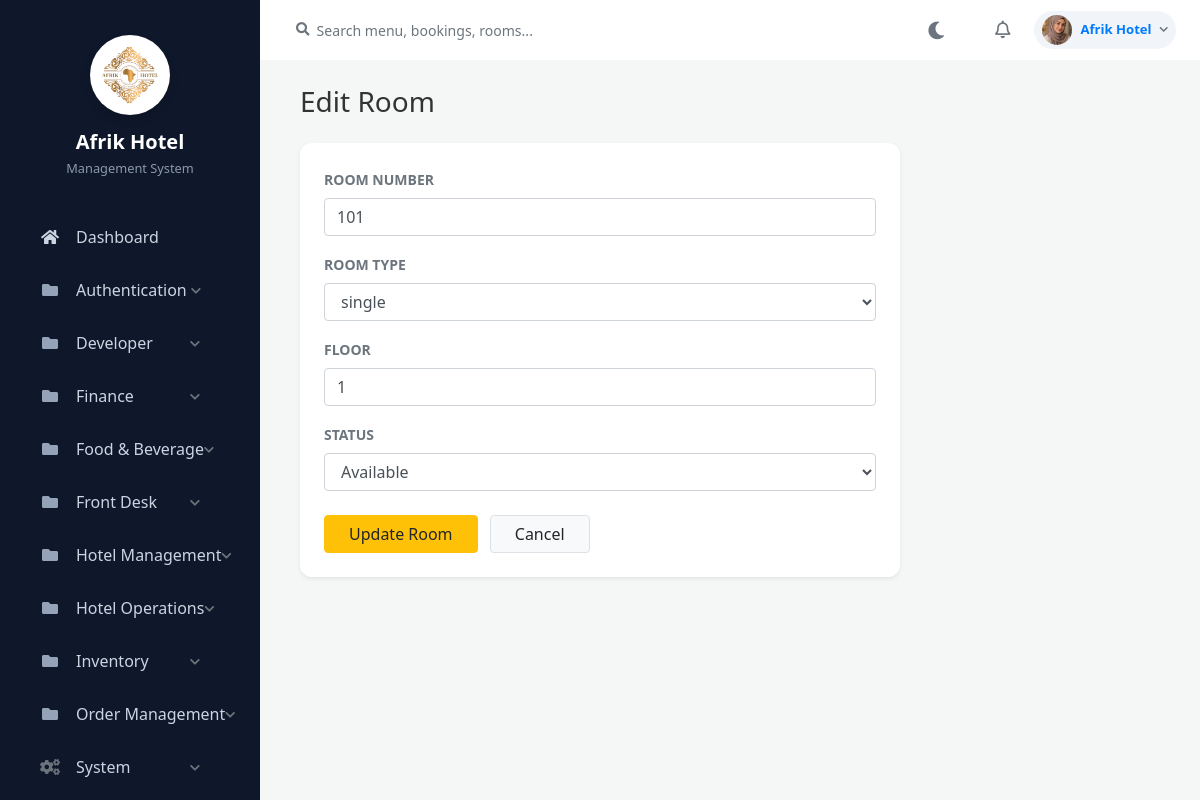
The page /admin/rooms/edit-room.php?id=1 (signed in) on the database its author committed.
### tables this page shows
CREATE TABLE `settings` (
  `id` int(11) NOT NULL,
  `hotel_name` varchar(255) NOT NULL,
  `hotel_email` varchar(255) NOT NULL,
  `hotel_phone` varchar(50) NOT NULL,
  `hotel_address` text NOT NULL,
  `updated_at` timestamp NOT NULL DEFAULT current_timestamp() ON UPDATE current_timestamp(),
  `hotel_logo` varchar(255) DEFAULT NULL
);

CREATE TABLE `system_pages` (
  `id` int(11) NOT NULL,
  `page_name` varchar(100) NOT NULL,
  `url` varchar(255) NOT NULL,
  `category` varchar(100) NOT NULL,
  `icon_class` varchar(100) NOT NULL,
  `page_type` varchar(50) DEFAULT 'Sidebar',
  `created_at` timestamp NOT NULL DEFAULT current_timestamp()
);

CREATE TABLE `rooms` (
  `id` int(11) NOT NULL,
  `room_number` varchar(10) DEFAULT NULL,
  `room_type_id` int(11) DEFAULT NULL,
  `floor` int(11) DEFAULT NULL,
  `status` enum('Available','Occupied','Reserved','Maintenance') DEFAULT 'Available',
  `image` varchar(255) DEFAULT NULL
);

CREATE TABLE `room_types` (
  `id` int(11) NOT NULL,
  `type_name` varchar(200) DEFAULT NULL,
  `price_per_night` decimal(10,2) DEFAULT NULL,
  `description` text DEFAULT NULL
);

### includes/auth_check.php (called while the page is built, shortened)
<?php
$scriptDir = dirname($_SERVER['SCRIPT_FILENAME']);
$basePath = '';
while (!file_exists($scriptDir . '/config/database.php') && strlen($scriptDir) > 3) {
    $basePath .= '../';
    $scriptDir = dirname($scriptDir);
}
?>

### admin/rooms/edit-room.php (the view, shortened to what this page needs)
<?php
require_once '../../includes/auth_check.php';
require_once '../../config/database.php';
$id = $_GET['id'];
$stmt = $conn->prepare("SELECT * FROM rooms WHERE id = ?");
$stmt->bind_param("i", $id);
$stmt->execute();
$room = $stmt->get_result()->fetch_assoc();
$types = $conn->query("SELECT id, type_name FROM room_types");
include '../../includes/header.php';
include '../../includes/sidebar.php';
include '../../includes/navbar.php';
?>
<div class="container-fluid">
    <h1 class="h3 mb-4 text-gray-800">Edit Room</h1>
    <div class="card shadow-sm border-0" style="max-width: 600px; border-radius: 12px;">
        <div class="card-body p-4">
            <form method="POST" action="">
                <div class="form-group">
                    <label class="font-weight-bold text-muted small text-uppercase">Room Number</label>
                    <input type="text" name="room_number" class="form-control" value="<?php echo htmlspecialchars($room['room_number']); ?>" required>
                </div>
                <div class="form-group">
                    <label class="font-weight-bold text-muted small text-uppercase">Room Type</label>
                    <select name="room_type_id" class="form-control" required>
                        <?php while($t = $types->fetch_assoc()): ?>
                            <option value="<?php echo $t['id']; ?>" <?php if($room['room_type_id'] == $t['id']) echo 'selected'; ?>>
                                <?php echo htmlspecialchars($t['type_name']); ?>
                            </option>
                        <?php endwhile; ?>
                    </select>
                </div>
                <div class="form-group">
                    <label class="font-weight-bold text-muted small text-uppercase">Floor</label>
                    <input type="number" name="floor" class="form-control" value="<?php echo htmlspecialchars($room['floor']); ?>" required>
                </div>
                <div class="form-group">
                    <label class="font-weight-bold text-muted small text-uppercase">Status</label>
                    <select name="status" class="form-control">
                        <option value="Available" <?php if($room['status'] == 'Available') echo 'selected'; ?>>Available</option>
                    </select>
                </div>
                <div class="mt-4">
                    <button type="submit" class="btn btn-warning px-4">Update Room</button>
                    <a href="rooms.php" class="btn btn-light border px-4 ml-2">Cancel</a>
                </div>
            </form>
        </div>
    </div>
</div>
<?php include '../../includes/footer.php'; ?>

### includes/sidebar.php (shortened to what this page needs)
<nav id="sidebar">
    <?php
    $sidebar_settings = [];
    if (isset($conn)) {
        $set_query = $conn->query("SELECT hotel_name, hotel_logo FROM settings WHERE id = 1");
        if ($set_query && $set_query->num_rows > 0) {
            $sidebar_settings = $set_query->fetch_assoc();
        }
    }
    $hotel_title = !empty($sidebar_settings['hotel_name']) ? htmlspecialchars($sidebar_settings['hotel_name']) : 'Afrik Hotel';
    $hotel_logo = !empty($sidebar_settings['hotel_logo']) ? htmlspecialchars($sidebar_settings['hotel_logo']) : '';
    ?>
    <div class="sidebar-header" style="flex-direction: column; text-align: center; padding-top: 35px; padding-bottom: 25px;">
        <?php if ($hotel_logo): ?>
            <img src="<?php echo $basePath; ?>assets/images/<?php echo $hotel_logo; ?>" alt="Logo" style="width: 80px; height: 80px; object-fit: cover; margin-bottom: 15px; margin-right: 0; background: #fff; border-radius: 50%; padding: 4px; box-shadow: 0 4px 10px rgba(0,0,0,0.15);">
        <?php endif; ?>
        <div>
            <div style="font-size: 1.25rem; line-height: 1.2; font-weight: 700; color: #fff;"><?php echo $hotel_title; ?></div>
            <div style="font-size: 0.8rem; font-weight: normal; color: #8a99af; margin-top: 5px;">Management System</div>
        </div>
    </div>
    <?php
    $current_page = basename($_SERVER['PHP_SELF']);
    $menu_structure = [];
    if (isset($conn)) {
        $pages_query = $conn->query("SELECT * FROM system_pages ORDER BY category ASC, id ASC");
        while($row = $pages_query->fetch_assoc()) {
            if (hasPermission($row['url'])) {
                if ($row['category'] === 'Finance' && (stripos($row['page_name'], 'report') !== false || stripos($row['url'], 'report') !== false)) {
                    $menu_structure['Reports'][] = $row;
                } else {
                    $menu_structure[$row['category']][] = $row;
                }
            }
        }
        $ordered_menu = [];
        if (isset($menu_structure['Main'])) {
            $ordered_menu['Main'] = $menu_structure['Main'];
            unset($menu_structure['Main']);
        }
        $system_pages = isset($menu_structure['System']) ? $menu_structure['System'] : null;
        unset($menu_structure['System']);
        $reports_pages = isset($menu_structure['Reports']) ? $menu_structure['Reports'] : null;
        unset($menu_structure['Reports']);
        foreach ($menu_structure as $cat => $pages) {
            $ordered_menu[$cat] = $pages;
        }
        if ($system_pages) {
            $ordered_menu['System'] = $system_pages;
        }
        if ($reports_pages) {
            $ordered_menu['Reports'] = $reports_pages;
        }
        $menu_structure = $ordered_menu;
    }
    ?>
    <ul class="list-unstyled components">
        <?php foreach($menu_structure as $category => $cat_pages): ?>
            <?php if ($category === 'Main'): ?>
                <?php foreach($cat_pages as $page): ?>
                    <li class="<?php echo ($current_page == basename($page['url'])) ? 'active' : ''; ?>">
                        <a href="<?php echo $basePath . $page['url']; ?>" class="d-flex align-items-center">
                            <i class="<?php echo htmlspecialchars($page['icon_class']); ?> mr-3" style="width: 20px; text-align: center;"></i>
                            <span style="white-space: nowrap;"><?php echo htmlspecialchars($page['page_name']); ?></span>
                        </a>
                    </li>
                <?php endforeach; ?>
            <?php else: ?>
                <?php $cat_id = md5($category); ?>
                <li>
                    <a href="#cat-<?php echo $cat_id; ?>" data-toggle="collapse" aria-expanded="false" class="d-flex justify-content-between align-items-center">
                        <div class="d-flex align-items-center">
                            <?php if ($category === 'Reports'): ?>
                                <i class="fas fa-chart-bar text-muted mr-3" style="width: 20px; text-align: center;"></i>
                            <?php elseif ($category === 'System'): ?>
                                <i class="fas fa-cogs text-muted mr-3" style="width: 20px; text-align: center;"></i>
                            <?php else: ?>
                                <i class="fas fa-folder text-muted mr-3" style="width: 20px; text-align: center;"></i>
                            <?php endif; ?>
                            <span style="white-space: nowrap;"><?php echo htmlspecialchars($category); ?></span>
                        </div>
                        <i class="fas fa-chevron-down text-muted" style="font-size: 0.7rem;"></i>
                    </a>
                </li>
            <?php endif; ?>
        <?php endforeach; ?>
    </ul>
</nav>

### includes/navbar.php (shortened to what this page needs)
<?php
$nav_username = htmlspecialchars($_SESSION['admin_username'] ?? 'Admin');
$nav_avatar = 'https://ui-avatars.com/api/?name=' . urlencode($nav_username) . '&background=10b981&color=fff';
if (isset($_SESSION['admin_id']) && isset($conn)) {
    $admin_id = intval($_SESSION['admin_id']);
    $pic_query = $conn->query("SELECT profile_picture FROM admin WHERE id = $admin_id");
    if ($pic_query && $pic_query->num_rows > 0) {
        $pic_data = $pic_query->fetch_assoc();
        if (!empty($pic_data['profile_picture'])) {
            $base = isset($basePath) ? $basePath : '../';
            $nav_avatar = $base . 'assets/images/' . htmlspecialchars($pic_data['profile_picture']);
        }
    }
}
?>
<div id="content">
    <div class="top-navbar px-4 py-2 d-flex align-items-center justify-content-between" style="background: var(--card-bg, #ffffff); border-bottom: 1px solid var(--border-color); position: sticky; top: 0; z-index: 999; transition: background 0.3s ease;">
        <div class="d-flex align-items-center flex-grow-1">
            <div class="input-group" style="max-width: 350px;">
                <div class="input-group-prepend">
                    <span class="input-group-text bg-transparent border-0 pr-1">
                        <i class="fas fa-search text-muted" style="font-size: 0.85rem;"></i>
                    </span>
                </div>
                <input type="text" class="form-control bg-transparent border-0 shadow-none px-1" placeholder="Search menu, bookings, rooms..." style="color: var(--text-main); font-size: 0.88rem;">
            </div>
        </div>
        <div class="d-flex align-items-center">
            <button type="button" id="darkModeToggle" class="btn btn-link text-muted p-2 mr-2" style="font-size: 1.1rem; text-decoration: none;">
                <i class="fas fa-moon" id="themeIcon"></i>
            </button>
            <div class="dropdown mx-2">
                <a href="#" class="text-muted position-relative d-inline-flex align-items-center p-2" id="notificationDropdown" data-toggle="dropdown" aria-haspopup="true" aria-expanded="false" style="font-size: 1.1rem;">
                    <i class="far fa-bell"></i>
                </a>
            </div>
            <div class="dropdown ml-2">
                <a href="#" class="d-flex align-items-center text-decoration-none py-1 px-2 rounded-pill" id="profileDropdown" data-toggle="dropdown" aria-haspopup="true" aria-expanded="false" style="background: var(--body-bg, #f1f5f9); border: 1px solid var(--border-color);">
                    <img src="<?php echo $nav_avatar; ?>" class="rounded-circle mr-2" style="width: 30px; height: 30px; object-fit: cover;" alt="User">
                    <span class="font-weight-bold mr-2 d-none d-sm-inline" style="font-size: 0.82rem; color: var(--text-main);"><?php echo $nav_username; ?></span>
                    <i class="fas fa-chevron-down text-muted" style="font-size: 0.6rem;"></i>
                </a>
            </div>
        </div>
    </div>
    <div class="content-wrapper">

### assets/css/style.css (style rules this page uses)
body { background-color: #f4f7f6; font-family: 'Segoe UI', Tahoma, Geneva, Verdana, sans-serif; color: #333; margin: 0; padding: 0; height: 100vh; overflow: hidden !important; }
#sidebar { width: 260px; min-width: 260px; background: #1c2434; height: 100vh; color: #8a99af; transition: all 0.3s; display: flex; flex-direction: column; overflow-y: auto; flex-shrink: 0; }
#sidebar .sidebar-header { padding: 25px 20px; font-size: 1.25rem; font-weight: 600; color: #fff; display: flex; align-items: center; }
#sidebar ul.components { padding: 10px 15px; flex-grow: 1; }
#sidebar ul li { margin-bottom: 5px; }
#sidebar ul li a { padding: 12px 20px; font-size: 1rem; display: block; color: #8a99af; text-decoration: none; border-radius: 8px; transition: all 0.2s ease-in-out; }
#sidebar ul li a i { margin-right: 15px; width: 20px; text-align: center; }
#content { flex-grow: 1; width: calc(100% - 260px); height: 100vh; transition: all 0.3s; overflow-y: auto; overflow-x: hidden; display: flex; flex-direction: column; }
.content-wrapper { padding: 25px; }
.top-navbar { background: #fff; padding: 15px 25px; border-bottom: 1px solid #e2e8f0; display: flex; justify-content: space-between; align-items: center; flex-shrink: 0; }
.card { border: none; border-radius: 12px; box-shadow: 0 2px 10px rgba(0, 0, 0, 0.04); margin-bottom: 20px; }

### includes/header.php (style rules this page uses)
body { margin: 0; padding: 0; overflow: hidden !important; height: 100vh; }
#sidebar { min-width: 260px; max-width: 260px; height: 100vh; overflow-y: auto; flex-shrink: 0; scrollbar-width: thin; background-color: #0f172a; }
#sidebar ul { padding-left: 0; list-style: none; }
#sidebar a { padding: 12px 25px !important; color: #cbd5e1 !important; text-decoration: none !important; transition: all 0.2s ease; font-size: 0.95rem; display: flex; align-items: center; }
#sidebar .fas.fa-folder { color: #94a3b8 !important; }
#content { flex-grow: 1; height: 100vh; overflow-y: auto; overflow-x: hidden; transition: all 0.3s; }

### rows shown on the page
settings: hotel_logo (picture), hotel_name "Afrik Hotel"
system_pages: page_name "Dashboard"
rooms: room_number "101", room_type_id "single", floor "1"

### other values the page prints
$category "Authentication"
$category "Developer"
$category "Finance"
$category "Food & Beverage"
$category "Front Desk"
$category "Hotel Management"
$category "Hotel Operations"
$category "Inventory"
$category "Order Management"
$category "System"
$nav_username "Afrik Hotel"
